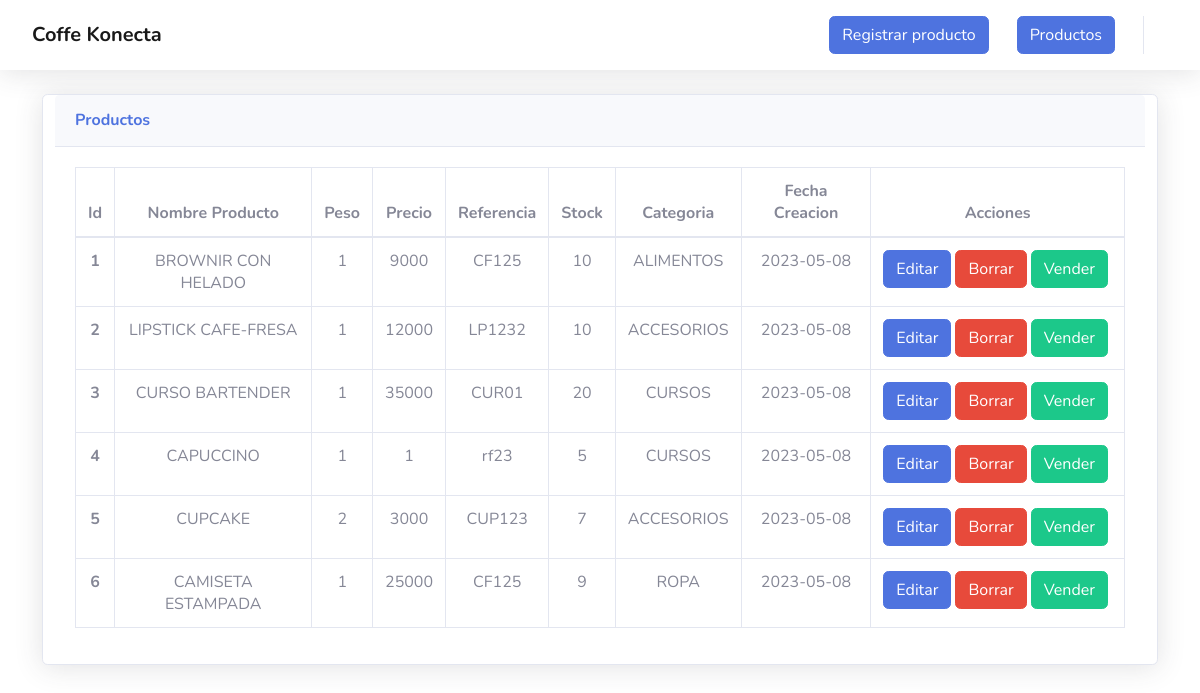
Page /View/Productos.php (signed in) on the committed database.
### tables this page shows
CREATE TABLE `producto` (
  `ID` int(11) NOT NULL,
  `NOMBRE_PRODUCTO` varchar(255) NOT NULL,
  `REFERENCIA` varchar(255) NOT NULL,
  `PRECIO` int(11) NOT NULL,
  `PESO` int(11) NOT NULL,
  `CATEGORIA` int(11) NOT NULL,
  `STOCK` int(11) NOT NULL,
  `FECHA_CREACION` date NOT NULL
);

CREATE TABLE `categoria` (
  `ID_CATEGORIA` int(11) NOT NULL,
  `CATEGORIA` varchar(550) NOT NULL
);

### Controllers/controllersView.php (called while the page is built, shortened)
<?php
class ControllerViews{
    public function Producto(){
        return"./Productos.php";
    }
    public function Index(){
        return "./../index.php";
    }
}

### db/database.php (called while the page is built)
<?php
class DATABASE{
    private $host;
    private $database_name;
    private $username;
    private $password;
    private $charset;
    public function __construct(){
        $this->host     = 'localhost';
        $this->database_name   = 'cafeteria';
        $this->username     = 'root';
        $this->password     = '';
        $this->charset  = 'utf8mb4';
    }
    function getConnection(){
        try {
            $option = [PDO::ATTR_ERRMODE => PDO::ERRMODE_EXCEPTION,
            PDO::ATTR_EMULATE_PREPARES => false];
            $conn = new PDO("mysql:host=" . $this->host
                            . ";dbname=" . $this->database_name
                            . ";charset=" . $this->charset
                            ,$this->username
                            ,$this->password
                            ,$option);
                            return $conn;
        } catch (PDOException $e) {
            print_r("Error connection : " . $e->getMessage());
        }
    }
}

### Model/productos.php (called while the page is built, shortened)
<?php
include_once('./../db/database.php');
class Productos extends DATABASE{
    private $table = 'producto';
    public function getAll(){
        try
        {
            $stm = $this->getConnection()->prepare("SELECT * FROM $this->table");
            $stm->execute();
            return $stm->fetchAll(PDO::FETCH_OBJ);
        }
        catch (PDOException $e)
        {
            die($e->getMessage());
        }
    }
    public function getCategoria($id){
        try
        {
            $stm = $this->getConnection()->prepare("SELECT categoria FROM `categoria` WHERE ID_CATEGORIA = ?");
            $stm->execute([$id]);
            return $stm->fetchAll(PDO::FETCH_OBJ);
        }
        catch (PDOException $e)
        {
            die($e->getMessage());
        }
    }
}

### Controllers/controllersProductos.php (the view, shortened to what this page needs)
<?php
class ControllerProductos{
    public function Read(){
        require_once("./../Model/productos.php");
        $productos = new Productos();
        $cont = 1;
        foreach ($productos->getAll() as $key => $value) {
            echo "<tr>";
            echo  "<th scope='row'>".$cont."</th>";
            echo  "<td >" . $value->NOMBRE_PRODUCTO . "</td>";
            echo  "<td >" . $value->PESO . "</td>";
            echo  "<td >" . $value->PRECIO . "</td>";
            echo  "<td >" . $value->REFERENCIA . "</td>";
            echo  "<td >" . $value->STOCK . "</td>";
            echo  "<td >" .  $productos->getCategoria($value->CATEGORIA)[0]->categoria . "</td>";
            echo  "<td >" . $value->FECHA_CREACION . "</td>";
            echo  "<td>
            <div class='d-flex justify-content-center'>
            <a class='btn btn-primary mr-1' data-bs-toggle='modal' data-bs-target='#staticBackdrop1' data-bs-id='$value->ID'>Editar</i></a>
            <a href='./ruteador.php?controller=Productos&action=delete&id=$value->ID' class='btn btn-danger mr-1'>Borrar</a>
            <a href='./../View/Comprar.php?id=$value->ID' class='btn btn-success mr-1'>Vender</a>
            </div>
            </td>";
            echo "</tr>";
            $cont++;
        }
    }
}
?>

### View/productos.php (shortened to what this page needs)
<?php
echo "<link href='https://cdn.jsdelivr.net/npm/bootstrap@5.1.3/dist/css/bootstrap.min.css' rel='stylesheet'>";
require_once "./base/navbar.php";
include_once './../Controllers/controllersProductos.php';
$controllers = new ControllerProductos();
?>
<div class="container">
  <div class="row mt-4">
    <div class="card shadow mb-4">
      <div class="card-header py-3">
        <h6 class="m-0 font-weight-bold text-primary">Productos</h6>
      </div>
      <div class="card-body">
        <div class="table-responsive">
          <table class="table table-bordered" id="dataTable" width="100%" cellspacing="0">
            <thead class="text-center">
              <tr>
                <th scope="col">Id</th>
                <th scope="col">Nombre Producto</th>
                <th scope="col">Peso</th>
                <th scope="col">Precio</th>
                <th scope="col">Referencia</th>
                <th scope="col">Stock</th>
                <th scope="col">Categoria</th>
                <th scope="col">Fecha Creacion</th>
                <th scope="col">Acciones</th>
              </tr>
            </thead>
            <tbody class="text-center">
              <?php
              $controllers->Read();
              ?>
            </tbody>
          </table>
        </div>
      </div>

### View/base/navbar.php (shortened to what this page needs)
<?php
include_once './../Controllers/controllersView.php';
$controller = new ControllerViews();
?>
<!DOCTYPE html>
<html lang="es">
<head>
    <link href="./assets/vendor/fontawesome-free/css/all.min.css" rel="stylesheet" type="text/css">
    <link rel="stylesheet" href="./assets/css/sb-admin-2.css ">
    <link href="./assets/vendor/datatables/dataTables.bootstrap4.min.css" rel="stylesheet">
</head>
<body id="page-top">
        <div id="content-wrapper" class="d-flex flex-column">
            <div id="content">
                <nav class="navbar navbar-expand navbar-light bg-white topbar mb-4 static-top shadow">
                    <form
                        class="d-none d-sm-inline-block form-inline mr-auto ml-md-3 my-2 my-md-0 mw-100 navbar-search">
                        <div class="input-group">
                        <a class="navbar-brand fw-bold" href="
                <?php
                echo $controller->Index();
                ?>">
                    <span>Coffe Konecta</span></a>
                        </div>
                    </form>
                    <ul class="navbar-nav ml-auto">
                        <li class="nav-item dropdown no-arrow mx-1">
                            <a class="nav-link dropdown-toggle" href="#" id="alertsDropdown" role="button"
                                data-toggle="dropdown" aria-haspopup="true" aria-expanded="false">
                                <button type="button" class="btn btn-primary" data-bs-toggle="modal" data-bs-target="#staticBackdrop">
                                <span class="d-flex align-items-center">
                                    <span >Registrar producto</span>
                                </span>
                            </button>
                            </a>
                        </li>
                        <li class="nav-item">
                <a class="nav-link" href="
                <?php
                   echo $controller->Producto();
                ?>" id="alertsDropdown" role="button" data-toggle="dropdown" aria-haspopup="true" aria-expanded="false">
                <span class="d-flex align-items-center">
                <button type="button" class="btn btn-primary">
                    <span>Productos</span>
                    </span>
                </a>
            </li>
                        <li class="nav-item dropdown no-arrow">
                            <a class="nav-link dropdown-toggle" href="#" id="userDropdown" role="button"
                                data-toggle="dropdown" aria-haspopup="true" aria-expanded="false">
                        </li>
                    </ul>
                </nav>

### rows in the picture
producto: NOMBRE_PRODUCTO "BROWNIR CON HELADO", PESO "1", PRECIO "9000", REFERENCIA "CF125", STOCK "10", CATEGORIA.CATEGORIA "ALIMENTOS", FECHA_CREACION "2023-05-08"
producto: NOMBRE_PRODUCTO "LIPSTICK CAFE-FRESA", PESO "1", PRECIO "12000", REFERENCIA "LP1232", STOCK "10", CATEGORIA.CATEGORIA "ACCESORIOS", FECHA_CREACION "2023-05-08"
producto: NOMBRE_PRODUCTO "CURSO BARTENDER", PESO "1", PRECIO "35000", REFERENCIA "CUR01", STOCK "20", CATEGORIA.CATEGORIA "CURSOS", FECHA_CREACION "2023-05-08"
producto: NOMBRE_PRODUCTO "CAPUCCINO", PESO "1", PRECIO "1", REFERENCIA "rf23", STOCK "5", CATEGORIA.CATEGORIA "CURSOS", FECHA_CREACION "2023-05-08"
producto: NOMBRE_PRODUCTO "CUPCAKE", PESO "2", PRECIO "3000", REFERENCIA "CUP123", STOCK "7", CATEGORIA.CATEGORIA "ACCESORIOS", FECHA_CREACION "2023-05-08"
producto: NOMBRE_PRODUCTO "CAMISETA ESTAMPADA", PESO "1", PRECIO "25000", REFERENCIA "CF125", STOCK "9", CATEGORIA.CATEGORIA "ROPA", FECHA_CREACION "2023-05-08"
